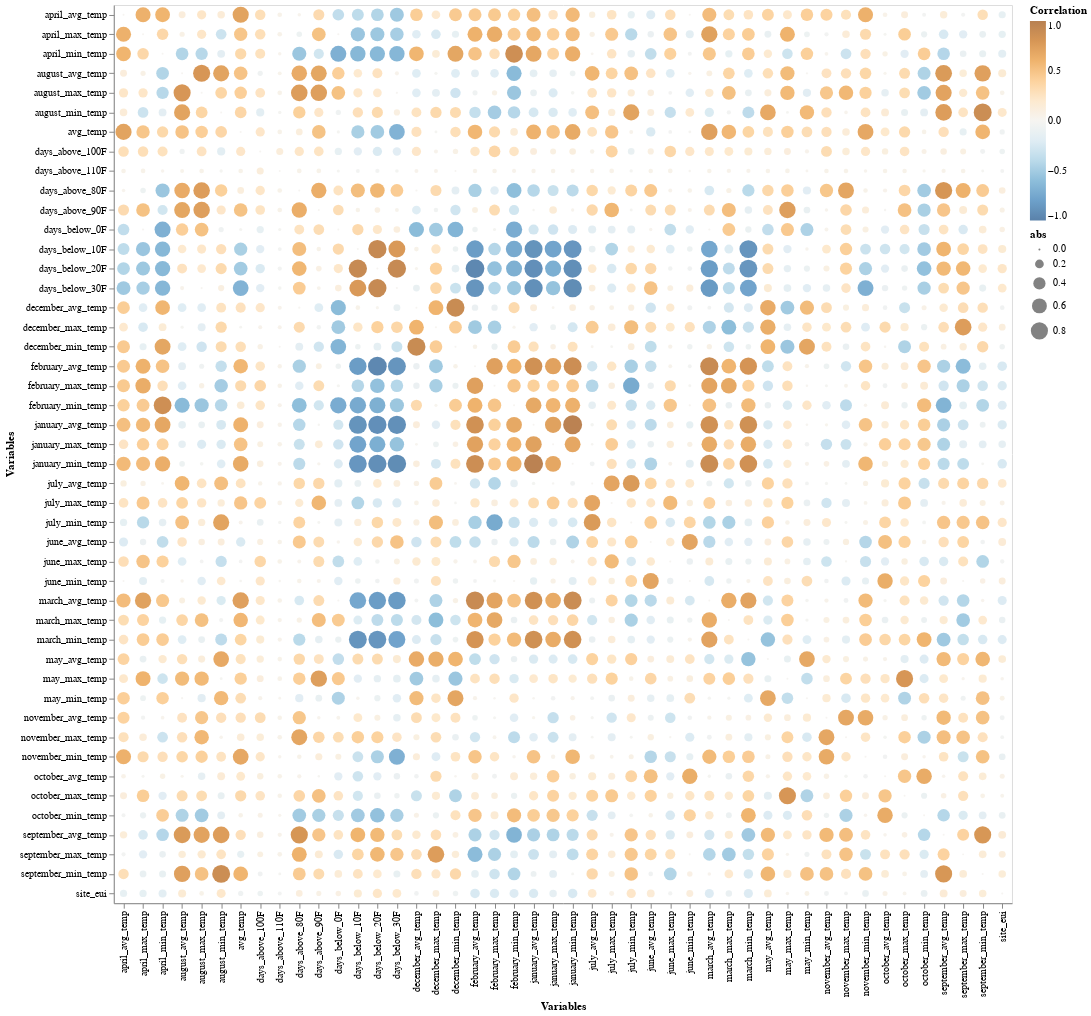

This figure's notebook cell:
### Markdown cell above
**Checking the correlation between temperature features along with target `site_eui`**

### Code cell
train_df_numeric = train_df.select_dtypes("number")
train_df_filtered = (
    train_df.filter(regex="site|_temp|days_above_|days_below_")
)

corr_df = (
    train_df_filtered
    .corr("spearman")
    .stack()
    .reset_index(name="corr")
)
corr_df.loc[corr_df["corr"] == 1, "corr"] = 0
corr_df["abs"] = corr_df["corr"].abs()

(
    alt.Chart(corr_df)
    .mark_circle()
    .encode(x = alt.X("level_0", title="Variables"),
            y = alt.Y("level_1", title="Variables"),
            size = "abs",
            color = alt.Color(
                'corr',
                scale=alt.Scale(scheme = 'blueorange',
                                domain = (-1, 1)),
                title="Correlation")
           )
).properties(
    width=900,
    height=900
)

### Figure 1 — Vega-Lite specification as saved in the notebook (floating-point values rounded to 4 significant figures; data arrays with more than 128 entries replaced by an {"elided": "..."} marker saying what was removed)
{"$schema": "https://vega.github.io/schema/vega-lite/v4.8.1.json", "config": {"view": {"continuousHeight": 300, "continuousWidth": 400}}, "data": {"name": "data-c6906bc8d1fbb98ec6f7e74245b1d778"}, "datasets": {"data-c6906bc8d1fbb98ec6f7e74245b1d778": {"elided": "2116 records"}}, "encoding": {"color": {"field": "corr", "scale": {"domain": [-1, 1], "scheme": "blueorange"}, "title": "Correlation", "type": "quantitative"}, "size": {"field": "abs", "type": "quantitative"}, "x": {"field": "level_0", "title": "Variables", "type": "nominal"}, "y": {"field": "level_1", "title": "Variables", "type": "nominal"}}, "height": 900, "mark": "circle", "width": 900}
